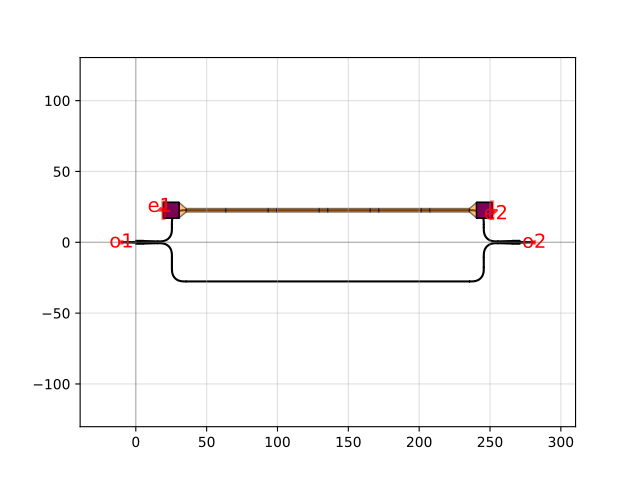

Write Python code to recreate this figure.
import gdsfactory as gf

c = gf.components.mzi_phase_shifter(delta_length=10.0, length_y=2.0, length_x=200, straight_x_top='straight_heater_metal', splitter='mmi1x2', with_splitter=True, port_e1_splitter='o2', port_e0_splitter='o3', port_e1_combiner='o2', port_e0_combiner='o3', nbends=2, cross_section='strip')
c.plot()
